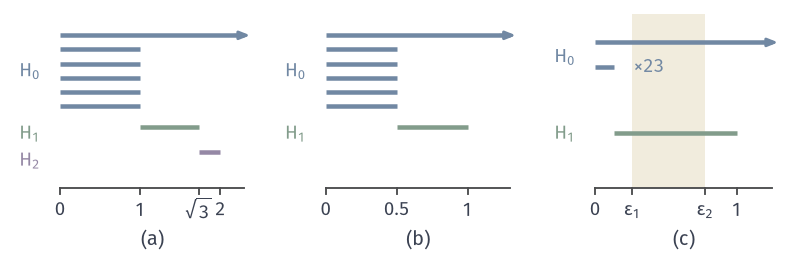

Write Python code to recreate this figure.
"""Rips and Cech barcodes of the unit hexagon; Cech H1 of 24 points on the circle with the recovery window."""
from pathlib import Path
import sys
ROOT = next(p for p in Path(__file__).resolve().parents if (p/"build.sh").is_file() and (p/"tex/book.tex").is_file())
sys.path.insert(0, str(ROOT/"figures/04-spaces-measures-and-geometry/04-manifolds/matplotlib/mfd-common"))
from mfd3d import *
from itertools import combinations
OUT = Path(__file__).resolve().parent

def mincircle(P):
    P = np.asarray(P); best = None
    for i, j in combinations(range(len(P)), 2):
        c = (P[i]+P[j])/2; r = np.linalg.norm(P[i]-c)
        if np.all(np.linalg.norm(P-c, axis=1) <= r+1e-9):
            best = min(best, r) if best is not None else r
    for i, j, k in combinations(range(len(P)), 3):
        a, b, cc = P[i], P[j], P[k]
        d = 2*(a[0]*(b[1]-cc[1])+b[0]*(cc[1]-a[1])+cc[0]*(a[1]-b[1]))
        if abs(d) < 1e-12:
            continue
        ux = ((a@a)*(b[1]-cc[1])+(b@b)*(cc[1]-a[1])+(cc@cc)*(a[1]-b[1]))/d
        uy = ((a@a)*(cc[0]-b[0])+(b@b)*(a[0]-cc[0])+(cc@cc)*(b[0]-a[0]))/d
        c = np.array([ux, uy]); r = np.linalg.norm(a-c)
        if np.all(np.linalg.norm(P-c, axis=1) <= r+1e-9):
            best = min(best, r) if best is not None else r
    return best

def persistence(simplices):
    """Mod-2 column reduction; `simplices` is a list of (value, tuple). Returns {dim: [(birth, death)]}."""
    simplices = sorted(simplices, key=lambda s: (round(s[0], 9), len(s[1]), s[1]))
    index = {s[1]: i for i, s in enumerate(simplices)}
    low = {}; cols = []; pivots = {}
    out = {}
    for j, (val, s) in enumerate(simplices):
        col = set(index[f] for f in combinations(s, len(s)-1)) if len(s) > 1 else set()
        while col and max(col) in pivots:
            col ^= cols[pivots[max(col)]]
        cols.append(col)
        if col:
            pivots[max(col)] = j
    paired = set()
    for b, d in pivots.items():
        paired |= {b, d}
        v0, v1 = simplices[b][0], simplices[d][0]
        if v1 > v0+1e-9:
            out.setdefault(len(simplices[b][1])-1, []).append((v0, v1))
    for j, (v, s) in enumerate(simplices):
        if j not in paired:
            out.setdefault(len(s)-1, []).append((v, np.inf))
    return out

def rips(P, maxdim):
    n = len(P)
    return [(max(np.linalg.norm(P[a]-P[b]) for a, b in combinations(s, 2)) if len(s) > 1 else 0., s)
            for k in range(1, maxdim+2) for s in combinations(range(n), k)]

def cech(P, maxdim):
    n = len(P)
    return [(mincircle(P[list(s)]) if len(s) > 1 else 0., s) for k in range(1, maxdim+2) for s in combinations(range(n), k)]

ang = lambda n: np.arange(n)*2*np.pi/n
Hex = np.stack([np.cos(ang(6)), np.sin(ang(6))], 1)
R = persistence(rips(Hex, 3)); C = persistence(cech(Hex, 3))
print('Rips hex', {k: sorted((round(a, 4), round(b, 4)) for a, b in v) for k, v in R.items()})
print('Cech hex', {k: sorted((round(a, 4), round(b, 4)) for a, b in v) for k, v in C.items()})
C24 = persistence(cech(np.stack([np.cos(ang(24)), np.sin(ang(24))], 1), 2))
print('Cech 24 H1', [(round(a, 4), round(b, 4)) for a, b in C24[1]], 'H0 finite', len([1 for a, b in C24[0] if np.isfinite(b)]), sorted(set(round(b, 4) for a, b in C24[0] if np.isfinite(b))))
square = np.array([[0, 0], [1, 0], [1, 1], [0, 1]], float)
print('Rips square', {k: sorted((round(a, 4), round(b, 4)) for a, b in v) for k, v in persistence(rips(square, 3)).items()})
line = np.array([[0, 0], [1, 0], [3, 0]], float)
print('Rips line', {k: sorted((round(a, 4), round(b, 4)) for a, b in v) for k, v in persistence(rips(line, 2)).items()})

W, H = 112, 36
fig, ax = canvas(W, H)
COL = {0: BLUE, 1: GREEN, 2: PURPLE}
def bars(x0, width, xmax, xticks, ticklabels, rows, shade=None):
    """Rows of (y, a, b, colour); axis at y=9.5."""
    X = lambda v: x0+v/xmax*width
    y0 = 9.5
    ax.plot([X(0), X(xmax)], [y0, y0], color=STROKE, lw=.75, zorder=2)
    for v, t in zip(xticks, ticklabels):
        ax.plot([X(v)]*2, [y0-.9, y0], color=STROKE, lw=.75, zorder=2)
        label(ax, (X(v), y0-3.2), t, 7.5, INK)
    if shade:
        ax.add_patch(Polygon([(X(shade[0]), y0), (X(shade[1]), y0), (X(shade[1]), 34), (X(shade[0]), 34)], fc=YELLOW_FILL, ec='none', zorder=1))
    for y, a, b, c in rows:
        ax.plot([X(a), X(min(b, xmax))], [y, y], color=c, lw=1.8, solid_capstyle='butt', zorder=3)
        if not np.isfinite(b):
            arrow(ax, (X(xmax)-1.5, y), (X(xmax)+.8, y), color=c, lw=1.2, scale=6)
    return X
# (a) Rips hexagon
rows = []
y = 31
for a, b in sorted(R[0], key=lambda t: -t[1]):
    rows.append((y, a, b, COL[0])); y -= 2.0
y -= 1.0
for a, b in sorted(R[1]):
    rows.append((y, a, b, COL[1])); y -= 3
y -= .4
for a, b in sorted(R[2]):
    rows.append((y, a, b, COL[2])); y -= 3
Xa = bars(8.5, 26, 2.3, [0, 1, np.sqrt(3), 2], ['$0$', '$1$', r'$\sqrt{3}$', '$2$'], rows)
yk = {0: 36, 1: 26.5, 2: 23.3}
label(ax, (4.2, 26), '$H_0$', 7.5, COL[0]); label(ax, (4.2, 17.2), '$H_1$', 7.5, COL[1]); label(ax, (4.2, 13.4), '$H_2$', 7.5, COL[2])
panel_tag(ax, 21.5, 1.4, '(a)')
# (b) Cech hexagon
rows = []; y = 31
for a, b in sorted(C[0], key=lambda t: -t[1]):
    rows.append((y, a, b, COL[0])); y -= 2.0
y -= 1.0
for a, b in sorted(C[1]):
    rows.append((y, a, b, COL[1])); y -= 3
bars(46, 26, 1.3, [0, .5, 1], ['$0$', '$0.5$', '$1$'], rows)
label(ax, (41.7, 26), '$H_0$', 7.5, COL[0]); label(ax, (41.7, 17.2), '$H_1$', 7.5, COL[1])
panel_tag(ax, 59, 1.4, '(b)')
# (c) Cech 24 points: H0 bundle, H1 bar, recovery window
h0short = max(b for a, b in C24[0] if np.isfinite(b))
a1, b1 = C24[1][0]
eps1, eps2 = 2*2*np.sin(np.pi/48), np.sqrt(3/5)
rows = [(30, 0, np.inf, COL[0]), (26.5, 0, h0short, COL[0]), (17.2, a1, b1, COL[1])]
X = bars(84, 25, 1.25, [0, eps1, eps2, 1], ['$0$', '', '', '$1$'], rows, shade=(eps1, eps2))
label(ax, (X(eps1), 6.3), r'$\varepsilon_1$', 7.5, INK); label(ax, (X(eps2), 6.3), r'$\varepsilon_2$', 7.5, INK)
label(ax, (79.7, 28), '$H_0$', 7.5, COL[0]); label(ax, (79.7, 17.2), '$H_1$', 7.5, COL[1])
label(ax, (X(h0short)+5, 26.5), r'$\times 23$', 7.5, COL[0])
panel_tag(ax, 96.5, 1.4, '(c)')
save(fig, OUT, 'figure', {'formula': 'Column reduction of Rips (dim<=3) and Cech (min enclosing circle) filtrations of the unit hexagon and 24 equally spaced points'})
